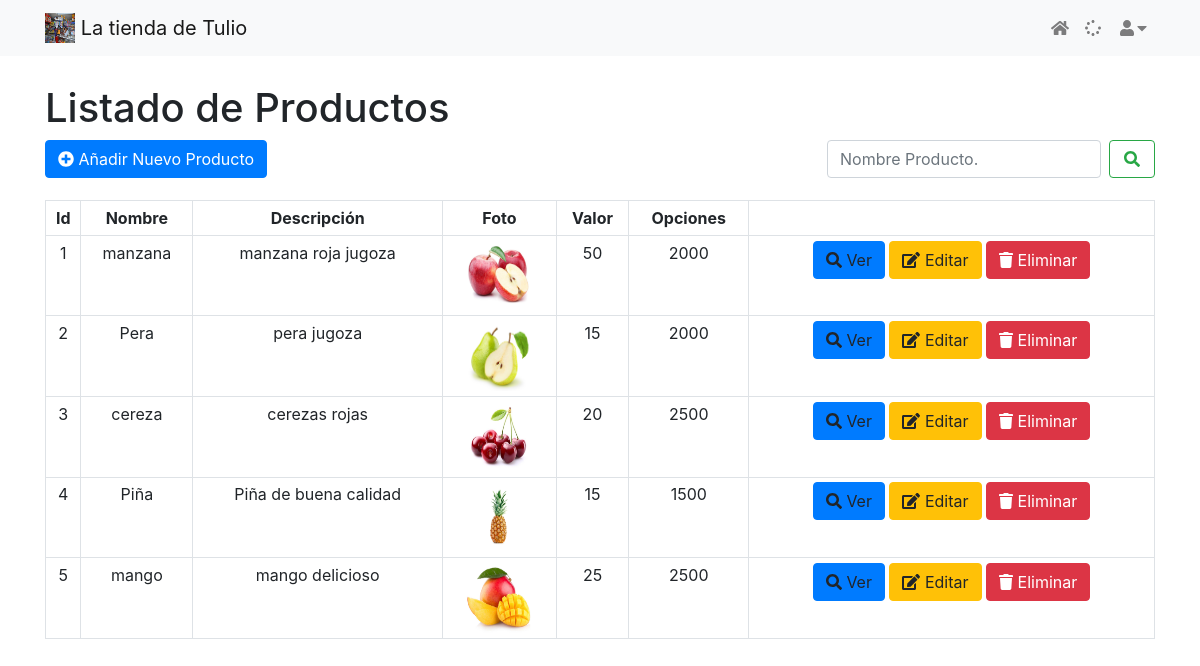
The page /CarritoCompras/Vistas/Producto/index.php (signed in) on the database its author committed.
### tables this page shows
CREATE TABLE `productos` (
  `id_producto` int(10) NOT NULL AUTO_INCREMENT,
  `nombre_producto` varchar(60) NOT NULL,
  `descripcion` varchar(120) NOT NULL,
  `foto` varchar(150) NOT NULL,
  `cantidad` int(10) DEFAULT '0',
  `valor` int(10) NOT NULL,
  PRIMARY KEY (`id_producto`),
  UNIQUE KEY `nombre` (`nombre_producto`)
);

### CarritoCompras/Modelos/Producto.php (called while the page is built, shortened)
<?php
  class Producto{
    public function index(){
      $rows = NULL;
      $contador = 0;
      $modelo = NEW Conexion();
      $conexion = $modelo->getConexion();
      $sql = "SELECT * FROM productos";
      $statement = $conexion->prepare($sql);
      $statement->execute();
      $tamano_paginas = 5;
      $pagina = 1;
      if(isset($_GET["pagina"])){
        if($_GET["pagina"]==1)
        {
        }else{
          $pagina = $_GET["pagina"];
        }
      }else{
        $pagina=1;
      }
      $empezar_desde =(($pagina-1 )*$tamano_paginas);
      $num_filas = $statement->rowcount();
      $sql_limit = "SELECT * FROM productos LIMIT $empezar_desde,$tamano_paginas";
      $statement = $conexion->prepare($sql_limit);
      $statement->execute();
      while($resultado = $statement->fetch()){
        $contador +=1;
        $rows[] = $resultado;
      }
      if ($contador == 0) {
        return false;
      }else{
        return $rows;
    }
  }
  }
 ?>

### CarritoCompras/Controladores/ProductoController.php (the view, shortened to what this page needs)
<?php
  function index(){
    $productos = NEW Producto();
    $listadoProductos = $productos->index();
    if($listadoProductos !== false){
      foreach ($listadoProductos as $producto) {
        echo "<tr>";
        echo "<td>".$producto['id_producto']."</td>";
        echo "<td>".$producto['nombre_producto']."</td>";
        echo "<td>".$producto['descripcion']."</td>";
        echo "<td> <a href='../../".$producto['foto']."' target='_blank'>
                <img src='../../".$producto['foto']."' height='70px' width='70px'>
              </a></td>";
        echo "<td>".$producto['cantidad']."</td>";
        echo "<td>".$producto['valor']."</td>";
        echo "<td>
        <a class='btn btn-primary'  id='show' data-nit='".$producto['id_producto']."' data-toggle='modal' data-target='#ModalContainer'><i class='fa fa-search'></i> Ver</a>
        <a class='btn btn-warning' id='edit' data-nit='".$producto['id_producto']."' data-toggle='modal' data-target='#ModalContainer'><i class='fa fa-edit'></i> Editar</a>
        <a class='btn btn-danger' onClick=\"return confirm('Eliminar este Resgistro')\" href='../../../Controladores/ProductoController.php?opcion=delete&id=".$producto['id_producto']."'><i class='fa fa-trash'></i> Eliminar</a>
        </td>";
        echo "</tr>";
      }
    }else{
      echo "<div class='alert alert-warning' role='alert' style='margin-top: 2%;'><fieldset> No hay registros en la base de datos</fieldset></div>";
    }
  }
 ?>

### rows shown on the page
productos: id_producto "1", nombre_producto "manzana", descripcion "manzana roja jugoza", foto (picture), cantidad "50", valor "2000"
productos: id_producto "2", nombre_producto "Pera", descripcion "pera jugoza", foto (picture), cantidad "15", valor "2000"
productos: id_producto "3", nombre_producto "cereza", descripcion "cerezas rojas", foto (picture), cantidad "20", valor "2500"
productos: id_producto "4", nombre_producto "Piña", descripcion "Piña de buena calidad", shows a picture, cantidad "15", valor "1500"
productos: id_producto "5", nombre_producto "mango", descripcion "mango delicioso", foto (picture), cantidad "25", valor "2500"
